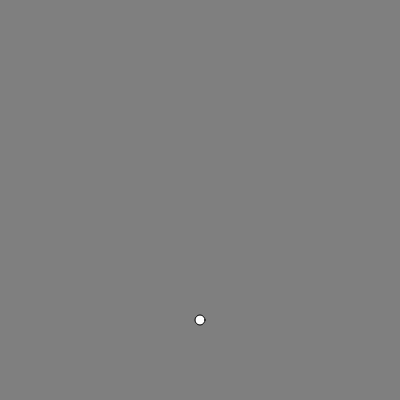
Frame 1 (no input)
Frame 60 (no input): identical to frame 1, image omitted
Frame 120 (the mouse pressed at the canvas centre since frame 60): identical to frame 1, image omitted

The p5.js sketch that drew this single still picture (run headless with seeded random() and noise() and a simulated clock; from frame 60 on, the mouse is pressed at the canvas centre):

// p5.js sketch
// ── sketch.js
var ship;
var shots = [];
var enemies = [];

function setup() {
  createCanvas(400, 400);
  ship = new Ship(width/2,height*0.8);
}

function draw() {
  background(127);

  if (ship.isTransitioning() === true) {
    ship.transitionMovement();
    ship.display();
    return;
  }

  if (keyIsDown(LEFT_ARROW)) {
    ship.move(-1, 0);
  }

  if (keyIsDown(RIGHT_ARROW)) {
    ship.move(1, 0);
  }

  if (keyIsDown(UP_ARROW)) {
    ship.move(0, -1);
  }

  if (keyIsDown(DOWN_ARROW)) {
    ship.move(0, 1);
  }

  // Shots
  for (i=0; i < shots.length; i++) {
    shots[i].move();
    shots[i].display();

    if (shots[i].done === true) {
      shots.splice(i, 1);
    }
  }

  ship.display();
}

function keyPressed() {
    if (key === 'A' && ship.isTransitioning() == false) {
      ship.setTransitioning(true);
    }

    if (key === 'S' && ship.isTransitioning() == false) {
      shots.push(new Shot(ship.x, ship.y, ship.movement));
    }
}

// ── constants.js
const LEFT = 37;
const RIGHT = 39;
const UP = 38;
const DOWN = 40;
const SPACEBAR = 32;
const SKEY = 83

// ── defaultWeapon.js
function defaultWeapon() {
  this.maxShots = 10;
  this.shots = [];
  this.bulletSpeed = 4;
  this.firing = false;

  this.fire = function(originx, originy, direction) {
    if (this.shots.length >= this.maxShots) {
      return;
    }

    this.shots.push(new defaultShot(originx, originy, direction));
    this.firing = true;
  }

  this.moveShots = function() {
    for (i = 0; i < this.shots.length; i++) {
      switch (this.shots[i].direction) {
        case DOWN:
          if (this.shots[i].y < height) {
            this.shots[i].y += this.bulletSpeed;
          } else {
            this.shots.splice(i, 1);
          }
          break;
        case UP:
          if (this.shots[i].y > 0) {
            this.shots[i].y -= this.bulletSpeed;
          } else {
            this.shots.splice(i, 1);
          }
          break;
      }
    }
  }

  this.displayShots = function() {
    for (i = 0; i < this.shots.length; i++) {
        rect(this.shots[i].x, this.shots[i].y, this.shots[i].r*2, this.shots[i].r*2);
    }
  }

}

function defaultShot(x, y, direction) {
  this.x = x;
  this.y = y;
  this.r = 2;
  this.direction = direction;
}

// ── enemy.js
function Enemy (x, y, stats) {
  const _stats = Object.assign({}, stats)
  this.x = x;
  this.y = y;
  this.done = false;
  this.sizeX = stats.sizeX || 20;
  this.sizeY = stats.sizeY || 30;

  this.move = function () {
    if (this.y > 0) {
      this.y -= 1;
    }

    if (this.y <= 0 + 2) {
      this.done = true;
    }
  }

  this.display = function () {
    ellipse(this.x, this.y, this.sizeX, this.sizeY)
  }
}

// ── levels.js
function Level () {
  return {
    0: {
      enemies: 10
    }
  }
}

// ── player.js
function Player(x, y) {
  this.ship = new Ship(x, y);
  this.lives = 3;
  this.health = 100;

  this.move = function(direction) {
    var x = 0;
    var y = 0;
    switch (direction) {
      case LEFT:
        x = -1;
        break;
      case RIGHT:
        x = 1;
        break;
      case UP:
        y = -1;
        break;
      case DOWN:
        y = 1;
        break;
    }

    this.ship.move(x, y);
  }

  this.display = function() {
    // Display the player's bullets at this level so that if the player is dead you can still see the bullets
    for (weaponi = 0; weaponi < this.ship.weapons.length; weaponi++ ) {
      if (this.ship.weapons[weaponi].firing == true) {
          this.ship.weapons[weaponi].moveShots();
          this.ship.weapons[weaponi].displayShots();
      }
    }

    if (this.health > 0) {
      this.ship.display();
    }
  }

  this.shoot = function() {
    this.ship.shoot(UP);
  }

  this.rotateWeapon = function() {
    this.ship.rotateWeapon();
  }
}

// ── ship.js
function Ship(x, y) {
  this.x = x;
  this.y = y;

  this.startPos = [x, y];
  this.speed = 5;
  this.transitioning = false;
  this.movement = 'flat';

  this.setTransitioning = function(transitioning) {
    this.transitioning = transitioning;
  }

  this.isTransitioning = function() {
    return this.transitioning;
  }

  this.move = function(x, y) {
    if (this.movement === 'parabola') {
      this.moveParabola(x);
    }

    if (this.movement === 'flat') {
      this.moveFlat(x, y);
    }
  }

  this.moveFlat = function(x, y) {

    this.x += x * this.speed;
    if (this.x > width) {
      this.x = width;
    }

    if (this.x < 0) {
      this.x = 0;
    }

    this.y += y * this.speed;
    if (this.y > height) {
      this.y = height;
    }

    if (this.y < 0) {
       this.y = 0;
    }
  }

  this.moveParabola = function(x) {
    this.x += x * this.speed;

    if (this.x > width * 0.95) {
      this.x = parseInt(width * 0.95);
    }

    if (this.x < width * 0.05) {
      this.x = parseInt(width * 0.05);
    }

    this.y = parseInt((sqrt(sq(width/2) - sq(this.x - width/2)) + (width/2) - (height - this.startPos[1])));
    // 0 is the distance from the bottom
  }

  this.transitionMovement = function() {
    if (this.x > this.startPos[0]) {
      this.x -= 1;
    }

    if (this.x < this.startPos[0]) {
      this.x += 1;
    }
    if (this.y > this.startPos[1]) {
      this.y -= 1;
    }

    if (this.y < this.startPos[1]) {
      this.y += 1;
    }

    if (this.x == this.startPos[0] && this.y == this.startPos[1]) {
      if (this.movement === 'parabola') {
        this.movement = 'flat';
      } else if (this.movement === 'flat') {
        this.movement = 'parabola';
      }

      this.setTransitioning(false);
    } 

  }

  this.display = function() {
    ellipse(this.x, this.y, 10, 10);
  }
}

// ── shot.js
function Shot(shipx, shipy) {
  this.x = shipx;
  this.y = shipy-10;
  this.done = false;
  this.speed = 5;

  this.move = function() {
    if (this.y > 0) {
      this.y -= this.speed;
    }

    if (this.y <= 0 + 2) {
        this.done = true;
    }
  }

  this.display = function() {
    if (this.done == false) {
      rect(this.x, this.y, 4, 8);
    }
  }

}

// ── star.js
function Star() {
  this.x = random(0, width);
  this.y = random(0, height);
  this.z = random(width);
  this.speed = random(1,2);
  this.size = random(1,4);

  this.move = function() {
    if (this.y > height) {
      this.y = 0;
      this.speed = random(0,4);
      this.size = random(0,4);
    }

    this.y = this.y + this.speed;
  }

  this.display = function() {
    ellipse(this.x, this.y, this.size, this.size);
  }
}
